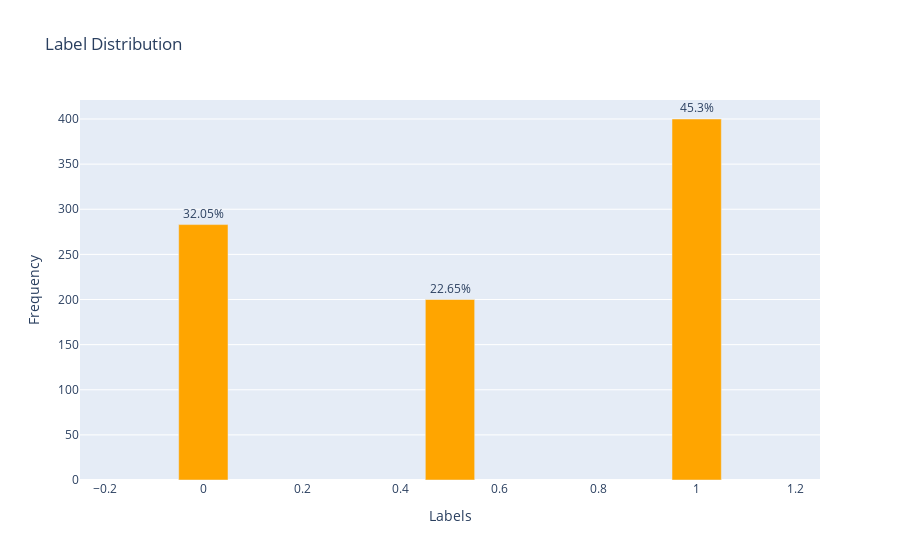

Notebook source saved alongside this figure:
### Code cell
# label_distribution = df['label'].apply(lambda x: len(tokenizer.encode(x).tokens))

label_counts = df['label'].value_counts(normalize=False)  
label_percent = df['label'].value_counts(normalize=True) * 100

data = pd.DataFrame({
    "label": label_counts.index,
    "count": label_counts.values,
    "percentage": label_percent.values.round(2)
})

fig = px.bar(
    data,
    x="label",
    y="count",
    text="percentage",  
    title="Label Distribution",
    labels={"label": "Label", "count": "Number of Examples"},
    color_discrete_sequence=["orange"]
)

fig.update_traces(
    texttemplate='%{text}%',  
    textposition='outside',   
    width=0.1                 
)

fig.update_layout(
    uniformtext_minsize=10,
    uniformtext_mode='hide',
    yaxis_title="Frequency",
    xaxis_title="Labels",
)

fig.show()

### Figure 1 — Plotly figure (JSON) as saved in the notebook; plotly's stock layout.template omitted (floating-point values rounded to 4 significant figures)
{"data": [{"hovertemplate": "Label=%{x}<br>Number of Examples=%{y}<br>percentage=%{text}<extra></extra>", "legendgroup": "", "marker": {"color": "orange", "pattern": {"shape": ""}}, "name": "", "orientation": "v", "showlegend": false, "text": [45.3, 32.05, 22.65], "textposition": "outside", "texttemplate": "%{text}%", "type": "bar", "width": 0.1, "x": [1.0, 0.0, 0.5], "xaxis": "x", "y": [400, 283, 200], "yaxis": "y"}], "layout": {"barmode": "relative", "legend": {"tracegroupgap": 0}, "title": {"text": "Label Distribution"}, "uniformtext": {"minsize": 10, "mode": "hide"}, "xaxis": {"anchor": "y", "domain": [0, 1], "title": {"text": "Labels"}}, "yaxis": {"anchor": "x", "domain": [0, 1], "title": {"text": "Frequency"}}}}
